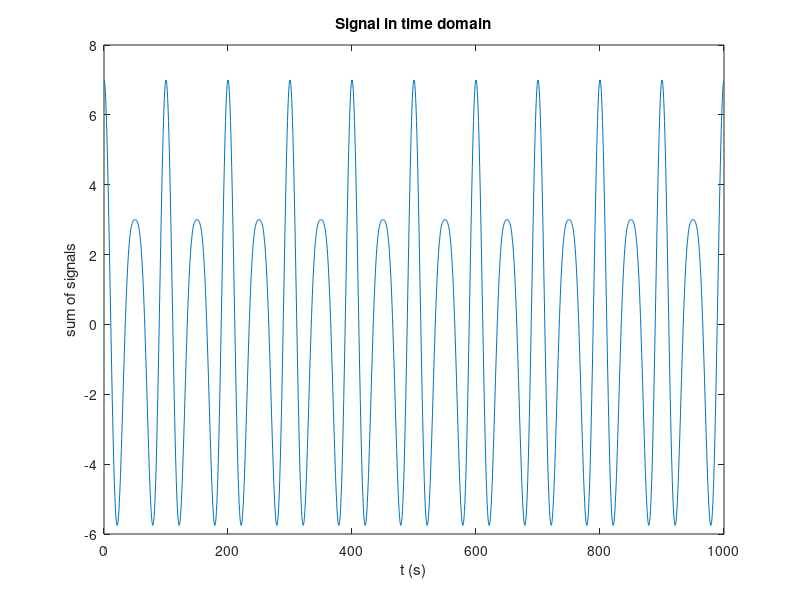

Source code (MATLAB):
Fs = 1500;            % Sampling frequency                    
T = 1/Fs;             % Sampling period       
L = 1;                % Length of signal
t = (0:T:L);          % Time vector

a1=5;
a2=2;
f1=20;
f2=30;
theeta1=0;
theeta2=0;

y1 = a1*cos(2*pi*f1*t);
y2 = a2*cos(2*pi*f2*t);
s=a1*cos(2*pi*f1*t+theeta1) + a2*cos(2*pi*f2*t+theeta2);
plot(1000*t(1:Fs),s(1:Fs))
title("Signal in time domain")
xlabel("t (s)")
ylabel("sum of signals")